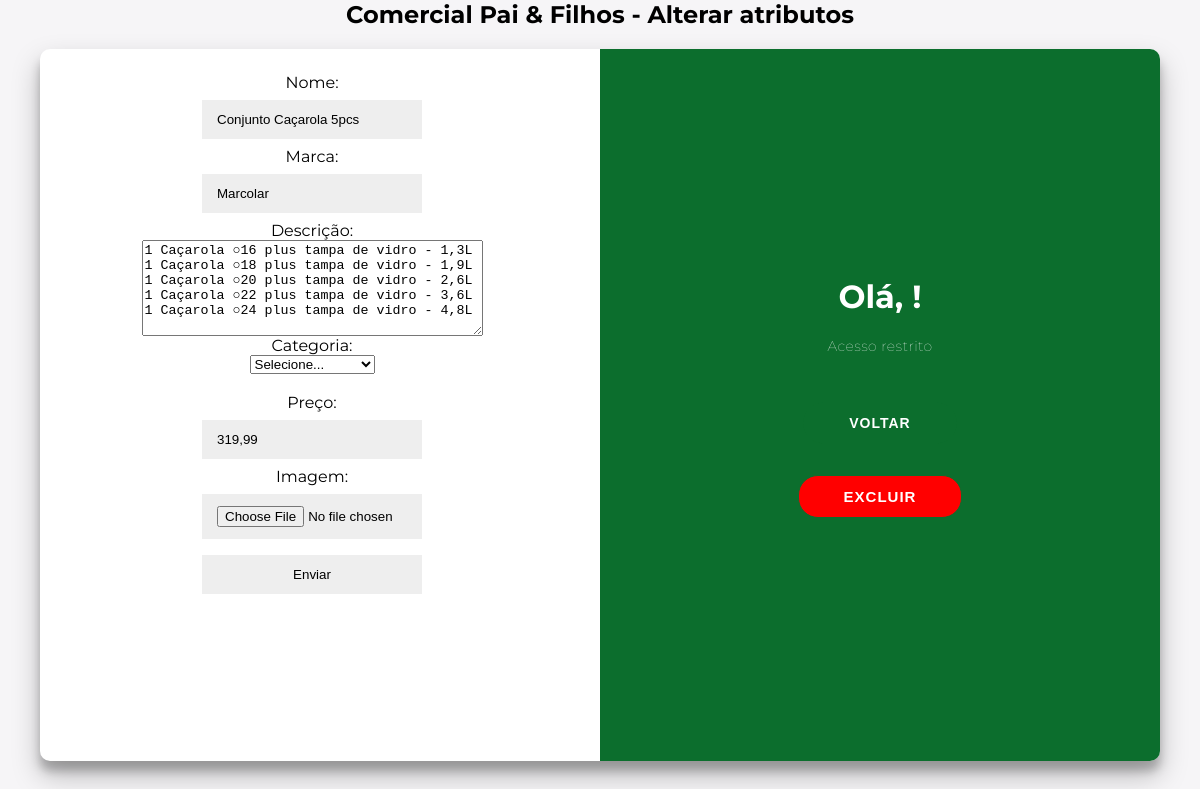
/admin/edit_prod.php?id_prod=76, run on the app's committed database.
### tables this page shows
CREATE TABLE `produto` (
  `cod_prod` int(11) NOT NULL,
  `nome_prod` varchar(120) NOT NULL,
  `desc_prod` varchar(450) NOT NULL,
  `marca` varchar(20) NOT NULL,
  `path_img` varchar(120) NOT NULL,
  `categoria` varchar(16) NOT NULL,
  `preco` varchar(15) NOT NULL
);

### admin/edit_prod.php (the view, shortened to what this page needs)
<?php
require("../assets/bd/connect.php");
        ?>
        <?php
if(isset($_GET['id_prod'])){
    $id = $_GET['id_prod'];
    $pesquisar_prod = "SELECT * FROM `produto` WHERE `cod_prod` = '$id'";
    $resultado_prod = mysqli_query($conexao, $pesquisar_prod);
    $numero_resultado = mysqli_num_rows($resultado_prod);
        ?>
        <?php
}
?>
<!DOCTYPE html>
<html lang="en">
<head>
    <link rel="stylesheet" href="style_cad.css">
</head>
<body>
    <?php
        for($i = 0  ; $i < $numero_resultado; $i++){
            $vetor_prod = mysqli_fetch_array($resultado_prod);
    ?>
    <h2>Comercial Pai & Filhos - Alterar atributos</h2>
    <div class="container" id="container">
        <div class="form-container sign-in-container">
        <br>
            <form enctype="multipart/form-data" method="POST" action="upload_alt_prod.php">
                Nome: <input name="a_nome_prod" type=text size=140 maxlength=120 value="<?php echo $vetor_prod[1]; ?>" required>
                Marca: <input name="a_marca" type=text size=100 maxlength=100  value="<?php echo $vetor_prod[3] ?>" required>
                Descrição: <br><textarea name="a_desc_prod" type=text size=460 maxlength=450 rows=6 cols=40><?php echo $vetor_prod[2] ?></textarea>
                Categoria: <select name="a_categoria">
                    <option>Selecione...</option>
                </select><br>
                Preço: <input name="a_preco" type=text size=20 maxlength=15 value="<?php echo $vetor_prod[6]; ?>" required>
                Imagem: <input name="a_img" type="file">
                <input type=submit value=Enviar>
            </form>
        </div>
        <div class="overlay-container">
        <div class="overlay">
            <div class="overlay-panel overlay-right">
            <h1>Olá, <?php echo $_SESSION['nome']; ?>!</h1>
            <p>Acesso restrito</p>
            <button><a href="index.php">Voltar</a></button>
            <a href="excluir_prod.php?id_prod=<?php echo $vetor_prod[0]; } ?>"><button style="background-color: red; font-size: 15px;">Excluir</button></a>
            </div>
        </div>
        </div>
    </div>
        <br>
</body>
</html>

### admin/style_cad.css (style rules this page uses)
* { box-sizing: border-box; }
body { background: #f6f5f7; display: flex; justify-content: center; align-items: center; flex-direction: column; font-family: 'Montserrat', sans-serif; height: 100vh; margin: -20px 0 50px; overflow: hidden !important; }
h1 { font-weight: bold; margin: 0; }
h2 { text-align: center; }
p { font-size: 14px; font-weight: 100; line-height: 20px; letter-spacing: 0.5px; margin: 20px 0 30px; }
a { border-radius: 2px solid #000; color: #fff; font-size: 14px; text-decoration: none; margin: 15px 0; }
button { border-radius: 20px; border: 1px solid #0c6e2d; background-color: #0c6e2d; margin-top: 1rem;; color: #FFFFFF; font-size: 12px; font-weight: bold; padding: 12px 45px; letter-spacing: 1px; text-transform: uppercase; transition: transform 80ms ease-in; }
form { background-color: #FFFFFF; display: flex; align-items: center; justify-content: center; flex-direction: column; padding: 0 50px; height: 100%; text-align: center; }
input { background-color: #eee; border: none; padding: 12px 15px; margin: 8px 0; width: 100%; }
.container { background-color: #fff; border-radius: 10px; box-shadow: 0 14px 28px rgba(0,0,0,0.25), 0 10px 10px rgba(0,0,0,0.22); position: relative; overflow: hidden; width: 70rem; max-width: 100%; min-height: 480px; height:100rem ; }
.form-container { position: absolute; top: 0; height: 100%; transition: all 0.6s ease-in-out; }
.sign-in-container { left: 0; width: 50%; z-index: 2; }
.overlay-container { position: absolute; top: 0; left: 50%; width: 50%; height: 100%; overflow: hidden; transition: transform 0.6s ease-in-out; z-index: 100; }
.overlay { background: #0c6e2d; background: #0c6e2d; background-size: cover; background-position: 0 0; color: #FFFFFF; position: relative; left: -100%; height: 100%; width: 200%; transform: translateX(0); transition: transform 0.6s ease-in-out; }
.overlay-panel { position: absolute; display: flex; align-items: center; justify-content: center; flex-direction: column; padding: 0 40px; text-align: center; top: 0; height: 100%; width: 50%; transform: translateX(0); transition: transform 0.6s ease-in-out; }
.overlay-right { right: 0; transform: translateX(0); }
form { height:600px; width:20rem; margin-left: 7rem; margin-top: -30px; }

### data on the page
produto: a_nome_prod "Conjunto Caçarola 5pcs", a_marca "Marcolar", a_desc_prod "1 Caçarola ○16 plus tampa de vidro - 1,3L 1 Caçarola ○18 plus tampa de vidro - 1,9L 1 Caçarola ○20 plus tampa de vidro - 2,6L 1 Caçarola ○22 plus tampa de vidro - 3,6L 1 Caçarola ○24 plus tampa de vidro - 4,8L", a_preco "319,99"
